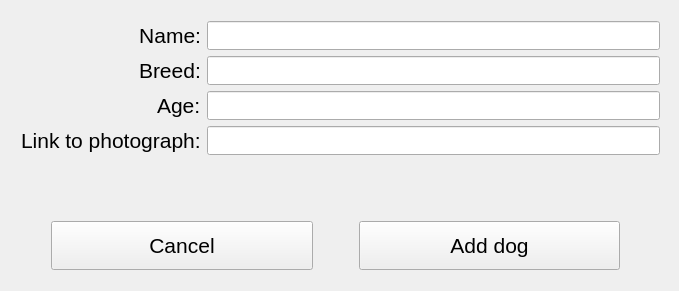
<?xml version="1.0" encoding="UTF-8"?>
<ui version="4.0">
 <class>AddWindowClass</class>
 <widget class="QMainWindow" name="AddWindowClass">
  <property name="geometry">
   <rect>
    <x>0</x>
    <y>0</y>
    <width>679</width>
    <height>291</height>
   </rect>
  </property>
  <property name="font">
   <font>
    <pointsize>16</pointsize>
   </font>
  </property>
  <property name="windowTitle">
   <string>AddWindow</string>
  </property>
  <widget class="QWidget" name="centralWidget">
   <widget class="QWidget" name="formLayoutWidget">
    <property name="geometry">
     <rect>
      <x>10</x>
      <y>10</y>
      <width>661</width>
      <height>186</height>
     </rect>
    </property>
    <layout class="QFormLayout" name="formLayout">
     <property name="labelAlignment">
      <set>Qt::AlignmentFlag::AlignRight|Qt::AlignmentFlag::AlignTrailing|Qt::AlignmentFlag::AlignVCenter</set>
     </property>
     <item row="0" column="0">
      <widget class="QLabel" name="label">
       <property name="sizePolicy">
        <sizepolicy hsizetype="Expanding" vsizetype="Preferred">
         <horstretch>0</horstretch>
         <verstretch>0</verstretch>
        </sizepolicy>
       </property>
       <property name="text">
        <string>Name:</string>
       </property>
       <property name="alignment">
        <set>Qt::AlignmentFlag::AlignRight|Qt::AlignmentFlag::AlignTrailing|Qt::AlignmentFlag::AlignVCenter</set>
       </property>
       <property name="buddy">
        <cstring>leName</cstring>
       </property>
      </widget>
     </item>
     <item row="0" column="1">
      <widget class="QLineEdit" name="leName"/>
     </item>
     <item row="1" column="0">
      <widget class="QLabel" name="label_2">
       <property name="text">
        <string>Breed:</string>
       </property>
       <property name="buddy">
        <cstring>leBreed</cstring>
       </property>
      </widget>
     </item>
     <item row="1" column="1">
      <widget class="QLineEdit" name="leBreed"/>
     </item>
     <item row="2" column="0">
      <widget class="QLabel" name="label_3">
       <property name="text">
        <string>Age:</string>
       </property>
       <property name="buddy">
        <cstring>leAge</cstring>
       </property>
      </widget>
     </item>
     <item row="2" column="1">
      <widget class="QLineEdit" name="leAge">
       <property name="inputMethodHints">
        <set>Qt::InputMethodHint::ImhNone</set>
       </property>
      </widget>
     </item>
     <item row="3" column="0">
      <widget class="QLabel" name="label_4">
       <property name="text">
        <string>Link to photograph:</string>
       </property>
       <property name="textFormat">
        <enum>Qt::TextFormat::AutoText</enum>
       </property>
       <property name="buddy">
        <cstring>lePhotograph</cstring>
       </property>
      </widget>
     </item>
     <item row="3" column="1">
      <widget class="QLineEdit" name="lePhotograph"/>
     </item>
     <item row="4" column="0" colspan="2">
      <widget class="QLabel" name="lblError">
       <property name="layoutDirection">
        <enum>Qt::LayoutDirection::LeftToRight</enum>
       </property>
       <property name="autoFillBackground">
        <bool>false</bool>
       </property>
       <property name="styleSheet">
        <string notr="true"/>
       </property>
       <property name="text">
        <string/>
       </property>
       <property name="alignment">
        <set>Qt::AlignmentFlag::AlignCenter</set>
       </property>
      </widget>
     </item>
    </layout>
   </widget>
   <widget class="QWidget" name="horizontalLayoutWidget">
    <property name="geometry">
     <rect>
      <x>40</x>
      <y>210</y>
      <width>591</width>
      <height>71</height>
     </rect>
    </property>
    <layout class="QHBoxLayout" name="horizontalLayout">
     <item>
      <widget class="QPushButton" name="btnCancel">
       <property name="sizePolicy">
        <sizepolicy hsizetype="Minimum" vsizetype="Ignored">
         <horstretch>0</horstretch>
         <verstretch>0</verstretch>
        </sizepolicy>
       </property>
       <property name="text">
        <string>Cancel</string>
       </property>
      </widget>
     </item>
     <item>
      <spacer name="horizontalSpacer">
       <property name="orientation">
        <enum>Qt::Orientation::Horizontal</enum>
       </property>
       <property name="sizeType">
        <enum>QSizePolicy::Policy::Preferred</enum>
       </property>
       <property name="sizeHint" stdset="0">
        <size>
         <width>40</width>
         <height>20</height>
        </size>
       </property>
      </spacer>
     </item>
     <item>
      <widget class="QPushButton" name="btnAdd">
       <property name="sizePolicy">
        <sizepolicy hsizetype="Minimum" vsizetype="Ignored">
         <horstretch>0</horstretch>
         <verstretch>0</verstretch>
        </sizepolicy>
       </property>
       <property name="text">
        <string>Add dog</string>
       </property>
      </widget>
     </item>
    </layout>
   </widget>
  </widget>
 </widget>
 <layoutdefault spacing="6" margin="11"/>
 <resources/>
 <connections>
  <connection>
   <sender>btnCancel</sender>
   <signal>clicked()</signal>
   <receiver>AddWindowClass</receiver>
   <slot>btnCancel_clicked()</slot>
   <hints>
    <hint type="sourcelabel">
     <x>106</x>
     <y>250</y>
    </hint>
    <hint type="destinationlabel">
     <x>9</x>
     <y>212</y>
    </hint>
   </hints>
  </connection>
  <connection>
   <sender>btnAdd</sender>
   <signal>clicked()</signal>
   <receiver>AddWindowClass</receiver>
   <slot>btnAdd_clicked()</slot>
   <hints>
    <hint type="sourcelabel">
     <x>581</x>
     <y>216</y>
    </hint>
    <hint type="destinationlabel">
     <x>664</x>
     <y>213</y>
    </hint>
   </hints>
  </connection>
  <connection>
   <sender>leName</sender>
   <signal>textChanged(QString)</signal>
   <receiver>AddWindowClass</receiver>
   <slot>leName_textChangedI()</slot>
   <hints>
    <hint type="sourcelabel">
     <x>258</x>
     <y>23</y>
    </hint>
    <hint type="destinationlabel">
     <x>288</x>
     <y>255</y>
    </hint>
   </hints>
  </connection>
  <connection>
   <sender>leBreed</sender>
   <signal>textChanged(QString)</signal>
   <receiver>AddWindowClass</receiver>
   <slot>leBreed_textChanged()</slot>
   <hints>
    <hint type="sourcelabel">
     <x>285</x>
     <y>68</y>
    </hint>
    <hint type="destinationlabel">
     <x>281</x>
     <y>237</y>
    </hint>
   </hints>
  </connection>
  <connection>
   <sender>leAge</sender>
   <signal>textChanged(QString)</signal>
   <receiver>AddWindowClass</receiver>
   <slot>leAge_textChanged()</slot>
   <hints>
    <hint type="sourcelabel">
     <x>320</x>
     <y>112</y>
    </hint>
    <hint type="destinationlabel">
     <x>328</x>
     <y>228</y>
    </hint>
   </hints>
  </connection>
  <connection>
   <sender>lePhotograph</sender>
   <signal>textChanged(QString)</signal>
   <receiver>AddWindowClass</receiver>
   <slot>lePhotograph_textChanged()</slot>
   <hints>
    <hint type="sourcelabel">
     <x>401</x>
     <y>152</y>
    </hint>
    <hint type="destinationlabel">
     <x>385</x>
     <y>209</y>
    </hint>
   </hints>
  </connection>
 </connections>
 <slots>
  <slot>btnCancel_clicked()</slot>
  <slot>btnAdd_clicked()</slot>
  <slot>leName_textChangedI()</slot>
  <slot>leBreed_textChanged()</slot>
  <slot>leAge_textChanged()</slot>
  <slot>lePhotograph_textChanged()</slot>
 </slots>
</ui>
